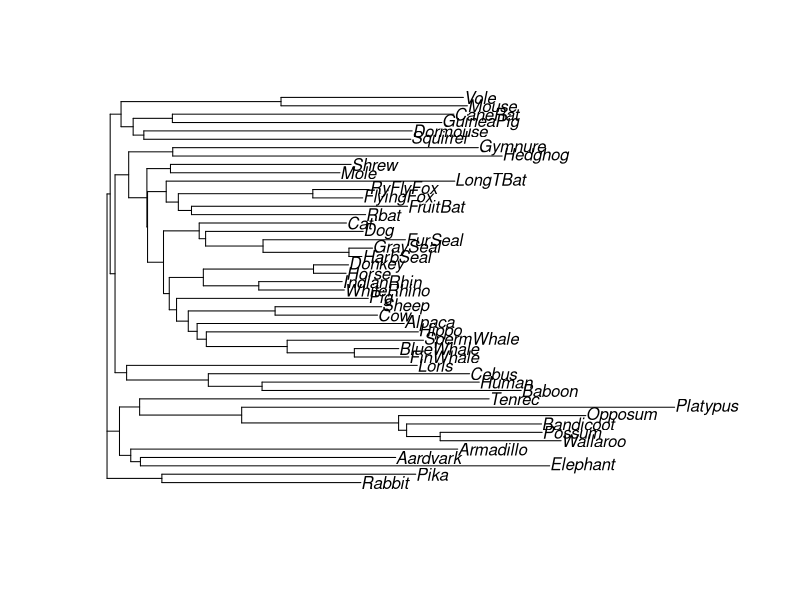

Generate this figure with R:
library(phangorn)


### Name: NJ
### Title: Neighbor-Joining
### Aliases: NJ PNJ UNJ
### Keywords: cluster

### ** Examples


data(Laurasiatherian)
dm <- dist.ml(Laurasiatherian)
tree <- NJ(dm)
plot(tree)
